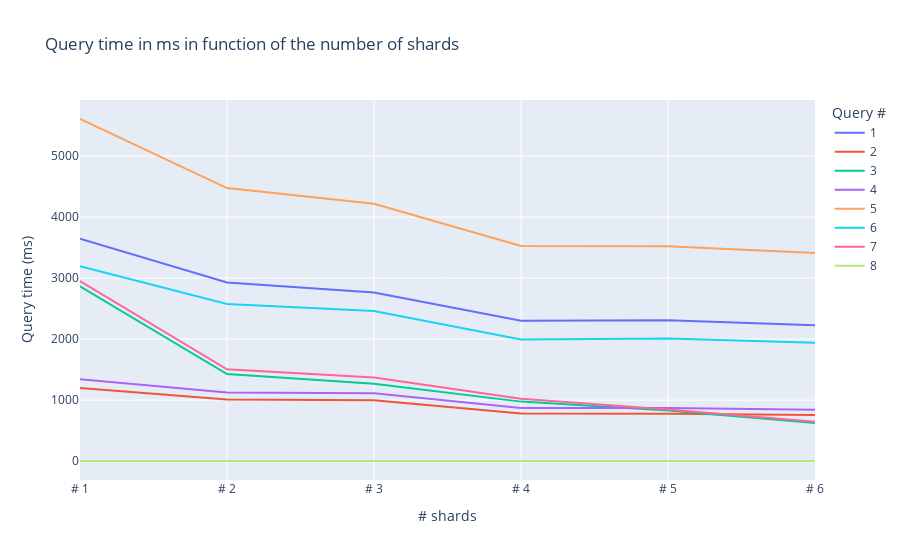

Notebook source saved alongside this figure:
### Markdown cell above
## Plot

### Code cell
# Plot the results lines. On the x axis, we want groups of bars for each shard. On the y axis, we want the query time for each query. The color of the bars will depend on the query.

# Set the fig size
plt.rcParams['figure.figsize'] = [10, 15]

# Create the plot
fig = px.line(df, x="shard", y=df.columns[1:], title='Query time in ms in function of the number of shards')

# Add a legend to the plot and make it say 'query 1', 'query 2', etc.
fig.update_layout(legend_title_text='Query #')

# Label the y axis
fig.update_yaxes(title_text="Query time (ms)")

# Label the x axis
fig.update_xaxes(title_text="# shards")

fig.show()

### Figure 1 — Plotly figure (JSON) as saved in the notebook; plotly's stock layout.template omitted (floating-point values rounded to 4 significant figures)
{"data": [{"hovertemplate": "variable=1<br>shard=%{x}<br>value=%{y}<extra></extra>", "legendgroup": "1", "line": {"color": "#636efa", "dash": "solid"}, "marker": {"symbol": "circle"}, "mode": "lines", "name": "1", "orientation": "v", "showlegend": true, "type": "scatter", "x": ["# 1", "# 2", "# 3", "# 4", "# 5", "# 6"], "xaxis": "x", "y": [3646.0, 2929.0, 2762.0, 2300.0, 2310.0, 2227], "yaxis": "y"}, {"hovertemplate": "variable=2<br>shard=%{x}<br>value=%{y}<extra></extra>", "legendgroup": "2", "line": {"color": "#EF553B", "dash": "solid"}, "marker": {"symbol": "circle"}, "mode": "lines", "name": "2", "orientation": "v", "showlegend": true, "type": "scatter", "x": ["# 1", "# 2", "# 3", "# 4", "# 5", "# 6"], "xaxis": "x", "y": [1199.0, 1010.0, 1000, 783, 778.9, 755.1], "yaxis": "y"}, {"hovertemplate": "variable=3<br>shard=%{x}<br>value=%{y}<extra></extra>", "legendgroup": "3", "line": {"color": "#00cc96", "dash": "solid"}, "marker": {"symbol": "circle"}, "mode": "lines", "name": "3", "orientation": "v", "showlegend": true, "type": "scatter", "x": ["# 1", "# 2", "# 3", "# 4", "# 5", "# 6"], "xaxis": "x", "y": [2867.0, 1427, 1271.0, 976.1, 831.8, 626.4], "yaxis": "y"}, {"hovertemplate": "variable=4<br>shard=%{x}<br>value=%{y}<extra></extra>", "legendgroup": "4", "line": {"color": "#ab63fa", "dash": "solid"}, "marker": {"symbol": "circle"}, "mode": "lines", "name": "4", "orientation": "v", "showlegend": true, "type": "scatter", "x": ["# 1", "# 2", "# 3", "# 4", "# 5", "# 6"], "xaxis": "x", "y": [1342, 1125.0, 1114.0, 871, 869.9, 843.8], "yaxis": "y"}, {"hovertemplate": "variable=5<br>shard=%{x}<br>value=%{y}<extra></extra>", "legendgroup": "5", "line": {"color": "#FFA15A", "dash": "solid"}, "marker": {"symbol": "circle"}, "mode": "lines", "name": "5", "orientation": "v", "showlegend": true, "type": "scatter", "x": ["# 1", "# 2", "# 3", "# 4", "# 5", "# 6"], "xaxis": "x", "y": [5608.0, 4476.0, 4219.0, 3525.0, 3522.0, 3412], "yaxis": "y"}, {"hovertemplate": "variable=6<br>shard=%{x}<br>value=%{y}<extra></extra>", "legendgroup": "6", "line": {"color": "#19d3f3", "dash": "solid"}, "marker": {"symbol": "circle"}, "mode": "lines", "name": "6", "orientation": "v", "showlegend": true, "type": "scatter", "x": ["# 1", "# 2", "# 3", "# 4", "# 5", "# 6"], "xaxis": "x", "y": [3196.0, 2574.0, 2459.0, 1993.0, 2010.0, 1940.0], "yaxis": "y"}, {"hovertemplate": "variable=7<br>shard=%{x}<br>value=%{y}<extra></extra>", "legendgroup": "7", "line": {"color": "#FF6692", "dash": "solid"}, "marker": {"symbol": "circle"}, "mode": "lines", "name": "7", "orientation": "v", "showlegend": true, "type": "scatter", "x": ["# 1", "# 2", "# 3", "# 4", "# 5", "# 6"], "xaxis": "x", "y": [2951.0, 1505.0, 1372.0, 1024.0, 847.4, 644.2], "yaxis": "y"}, {"hovertemplate": "variable=8<br>shard=%{x}<br>value=%{y}<extra></extra>", "legendgroup": "8", "line": {"color": "#B6E880", "dash": "solid"}, "marker": {"symbol": "circle"}, "mode": "lines", "name": "8", "orientation": "v", "showlegend": true, "type": "scatter", "x": ["# 1", "# 2", "# 3", "# 4", "# 5", "# 6"], "xaxis": "x", "y": [3, 3.625, 3.375, 3, 3.125, 3], "yaxis": "y"}], "layout": {"legend": {"title": {"text": "Query #"}, "tracegroupgap": 0}, "title": {"text": "Query time in ms in function of the number of shards"}, "xaxis": {"anchor": "y", "domain": [0, 1], "title": {"text": "# shards"}}, "yaxis": {"anchor": "x", "domain": [0, 1], "title": {"text": "Query time (ms)"}}}}
